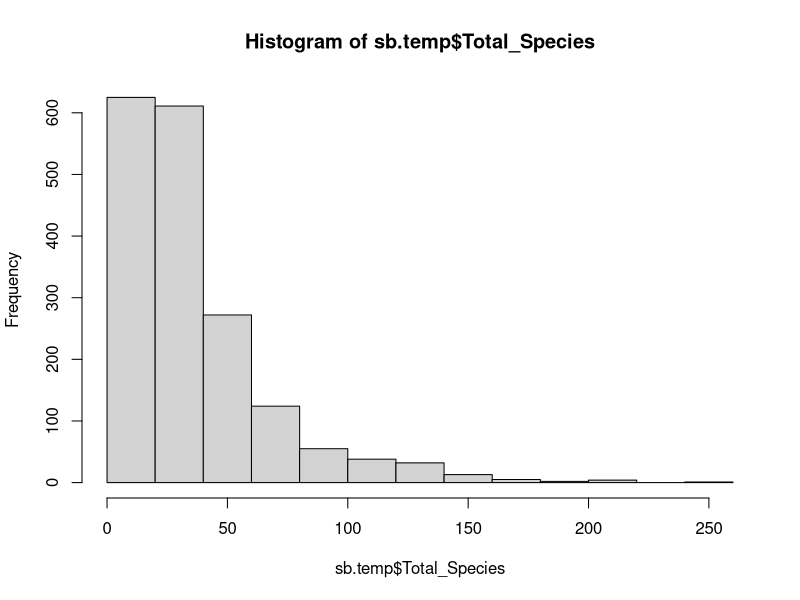
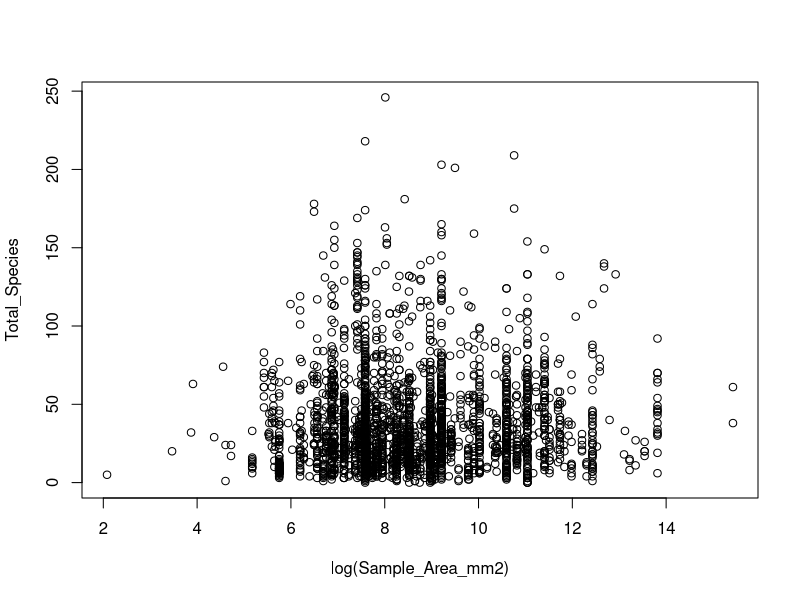
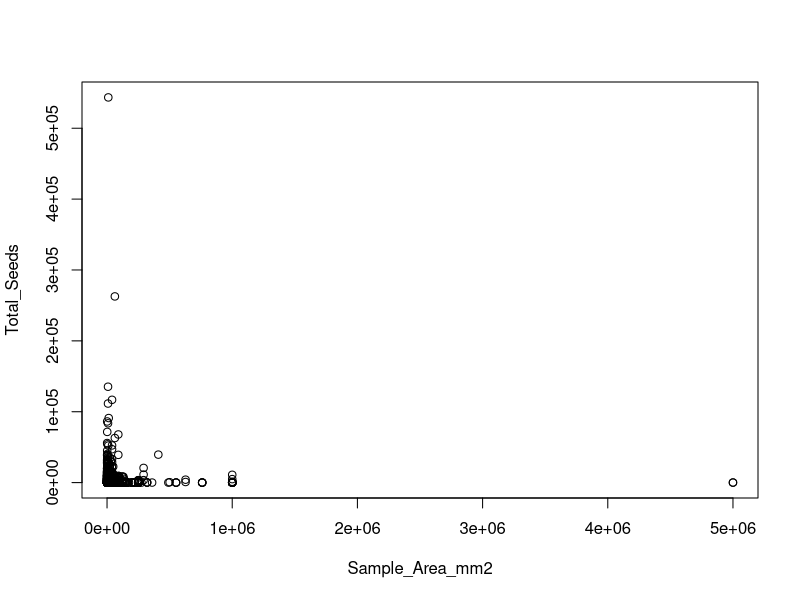

Recreate these plots in R, in order.
#####################################
## GLOBAL SEED BANKS #############
## Analysis... I guess ##

library(lme4)
sb<-read.csv("gsb_slim.csv", stringsAsFactors = FALSE)

length(unique(sb$studyID))
nrow(sb)
sum(sb$Total_Number_Samples, na.rm=TRUE)
sum(sb$Total_Seeds, na.rm=TRUE)
length(unique(sb$Country))

sb[is.na(sb$Total_Number_Samples),]
sum(is.na(sb$Sample_Area_mm2))/nrow(sb)
sum(sb$Habitat_Broad=="Aquatic")
sum(sb$Habitat_Broad=="Wetland")
sum(sb$Habitat_Broad=="Arable")


sb.temp<-sb[sb$Biome_WWF_Zone=="Temperate",]
m1<-glmer(Total_Species ~ log(Sample_Area_mm2) + Habitat_Broad + Habitat_Degraded + Temp_mean + Prec_tot + pcnm1 + pcnm2 + Year +  (1|studyID), data=sb.temp, family=poisson)
summary(m1)

summary(glm(Seed_density_m2 ~ log(Sample_Area_mm2) + Sample_Depth_mm, data=sb.temp))

hist(sb.temp$Total_Species)

head(sb)

plot(Total_Species~log(Sample_Area_mm2), data=sb)
plot(Total_Seeds~Sample_Area_mm2, data=sb)

